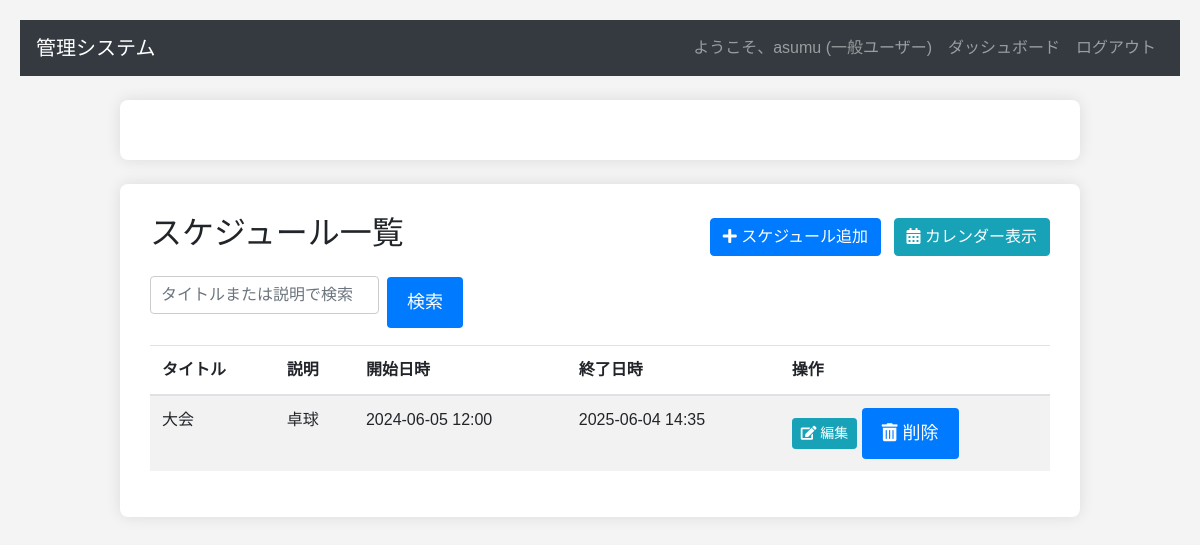
Screenshot of /schedule/ (signed in) with the database file from the repository.
### models/user.py (models this page shows, shortened)
class User(db.Model):
    __tablename__ = 'users' # <--- MUST be 'users' (lowercase, plural)
    id = db.Column(db.Integer, primary_key=True)
    username = db.Column(db.String(80), unique=True, nullable=False)
    password_hash = db.Column(db.String(200), nullable=False)
    email = db.Column(db.String(120), unique=True, nullable=False)
    role = db.Column(db.String(50), nullable=False, default='一般ユーザー')
    created_at = db.Column(db.DateTime, nullable=False, default=datetime.datetime.now)
    updated_at = db.Column(db.DateTime, nullable=False, default=datetime.datetime.now, onupdate=datetime.datetime.now)

### models/schedule.py (models this page shows, shortened)
class Schedule(db.Model):
    id = db.Column(db.Integer, primary_key=True)
    title = db.Column(db.String(200), nullable=False)
    description = db.Column(db.Text, nullable=True)
    start_time = db.Column(db.DateTime, nullable=False)
    end_time = db.Column(db.DateTime, nullable=True)
    all_day = db.Column(db.Boolean, default=False, nullable=False) # ★追加されたカラム★
    created_at = db.Column(db.DateTime, default=db.func.current_timestamp())
    updated_at = db.Column(db.DateTime, default=db.func.current_timestamp(), onupdate=db.func.current_timestamp())

### views/schedule.py (the view, shortened to what this page needs)
@schedule_bp.route('/')
@login_required
def schedule_list():
    search_query = request.args.get('q', '')
    schedules_query = Schedule.query
    schedules = schedules_query.order_by(Schedule.start_time.desc()).all()
    logged_in_user = User.query.get(session['user_id'])
    return render_template('schedule/schedule_list.html',
                           schedules=schedules,
                           user=logged_in_user,
                           search_query=search_query)

### views/auth.py (called while the page is built)
def login_required(f):
    @wraps(f)
    def decorated_function(*args, **kwargs):
        if 'user_id' not in session:
            flash('ログインしてください。', 'warning')
            return redirect(url_for('auth.login', next=request.url))
        user = User.query.get(session['user_id'])
        if not user:
            session.pop('user_id', None)
            flash('ユーザーが見つかりません。再ログインしてください。', 'danger')
            return redirect(url_for('auth.login', next=request.url))
        return f(*args, **kwargs)
    return decorated_function

### templates/schedule/schedule_list.html
{% extends 'base.html' %}
{% block content %}
<div class="container mt-4">
    <div class="d-flex justify-content-between align-items-center mb-3">
        <h2>スケジュール一覧</h2>
        <div>
            <a href="{{ url_for('schedule.add_schedule') }}" class="btn btn-primary mr-2">
                <i class="fas fa-plus"></i> スケジュール追加
            </a>
            <a href="{{ url_for('schedule.schedule_calendar') }}" class="btn btn-info">
                <i class="fas fa-calendar-alt"></i> カレンダー表示
            </a>
        </div>
    </div>
    <form class="form-inline mb-3" method="GET" action="{{ url_for('schedule.schedule_list') }}">
        <input type="text" name="q" class="form-control mr-sm-2" placeholder="タイトルまたは説明で検索" value="{{ search_query }}">
        <button type="submit" class="btn btn-outline-success">検索</button>
    </form>
    {% if schedules %}
    <div class="table-responsive">
        <table class="table table-striped table-hover">
            <thead>
                <tr>
                    <th>タイトル</th>
                    <th>説明</th>
                    <th>開始日時</th>
                    <th>終了日時</th>
                    <th>操作</th>
                </tr>
            </thead>
            <tbody>
                {% for schedule in schedules %}
                <tr>
                    <td>{{ schedule.title }}</td>
                    <td>{{ schedule.description }}</td>
                    <td>{{ schedule.start_time.strftime('%Y-%m-%d %H:%M') if schedule.start_time else 'N/A' }}</td>
                    <td>{{ schedule.end_time.strftime('%Y-%m-%d %H:%M') if schedule.end_time else 'N/A' }}</td>
                    <td>
                        <a href="{{ url_for('schedule.edit_schedule', schedule_id=schedule.id) }}" class="btn btn-sm btn-info">
                            <i class="fas fa-edit"></i> 編集
                        </a>
                        <form action="{{ url_for('schedule.delete_schedule', schedule_id=schedule.id) }}" method="POST" style="display:inline;" onsubmit="return confirm('本当にこのスケジュールを削除しますか？');">
                            <button type="submit" class="btn btn-sm btn-danger">
                                <i class="fas fa-trash-alt"></i> 削除
                            </button>
                        </form>
                    </td>
                </tr>
                {% endfor %}
            </tbody>
        </table>
    </div>
    {% else %}
    <p>スケジュールは登録されていません。</p>
    {% endif %}
</div>
{% endblock %}

### templates/base.html (shortened to what this page needs)
<!DOCTYPE html>
<html lang="ja">
<head>
    <link rel="stylesheet" href="https://stackpath.bootstrapcdn.com/bootstrap/4.5.2/css/bootstrap.min.css">
    <link rel="stylesheet" href="https://cdnjs.cloudflare.com/ajax/libs/font-awesome/5.15.4/css/all.min.css">
    <link rel="stylesheet" href="{{ url_for('static', filename='style.css') }}">
    <link rel="stylesheet" href="https://cdn.jsdelivr.net/npm/fullcalendar@6.1.11/main.min.css">
</head>
<body>
    <nav class="navbar navbar-expand-lg navbar-dark bg-dark">
        <a class="navbar-brand" href="{{ url_for('dashboard') }}">管理システム</a>
        <div class="collapse navbar-collapse" id="navbarNav">
            <ul class="navbar-nav ml-auto">
                {% if session.get('username') %}
                    <li class="nav-item">
                        <a class="nav-link" href="#">ようこそ、{{ session['username'] }} ({{ session['user_role'] }})</a>
                    </li>
                    <li class="nav-item">
                        <a class="nav-link" href="{{ url_for('dashboard') }}">ダッシュボード</a>
                    </li>
                    <li class="nav-item">
                        <a class="nav-link" href="{{ url_for('auth.logout') }}">ログアウト</a>
                    </li>
                {% endif %}
            </ul>
        </div>
    </nav>
    <div class="container mt-4">
    </div>
    {% block content %}{% endblock %}
</body>
</html>

### static/css/style.css (style rules this page uses)
body { font-family: sans-serif; margin: 20px; background-color: #f4f4f4; }
.container { max-width: 960px; margin: 0 auto; background-color: #fff; padding: 30px; border-radius: 8px; box-shadow: 0 0 15px rgba(0, 0, 0, 0.1); }
input[type="text"], input[type="password"] { width: 100%; padding: 10px; margin-bottom: 15px; border: 1px solid #ccc; border-radius: 4px; box-sizing: border-box; font-size: 16px; }
button[type="submit"] { background-color: #007bff; color: white; padding: 12px 20px; border: none; border-radius: 4px; cursor: pointer; font-size: 18px; transition: background-color 0.3s ease; }
a { color: #007bff; text-decoration: none; transition: color 0.3s ease; }

### rows the page displays
User: username "asumu", user_role "一般ユーザー"
Schedule: title "大会", description "卓球", start_time "2024-06-05 12:00", end_time "2025-06-04 14:35"
